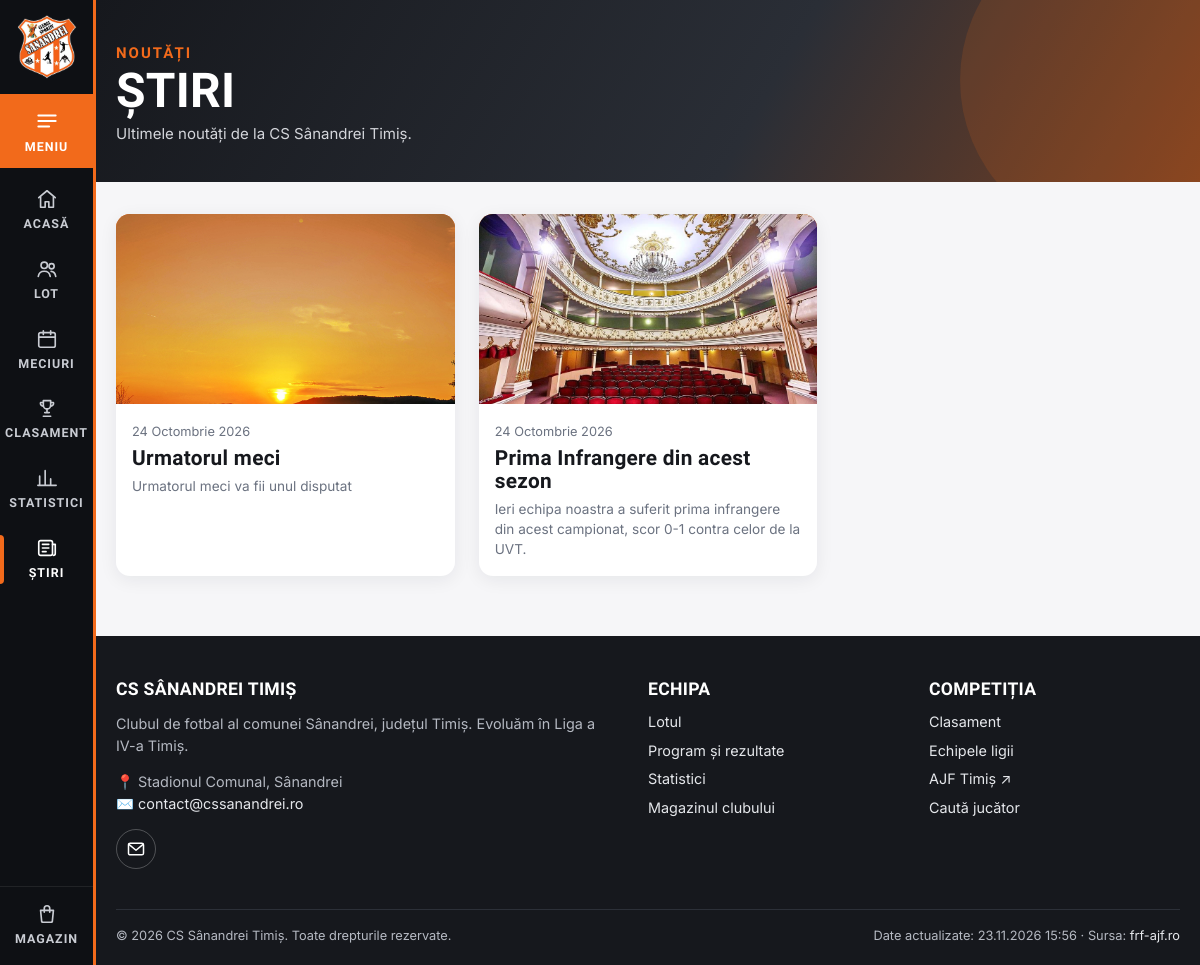
Before: /stiri/ with the older database file.
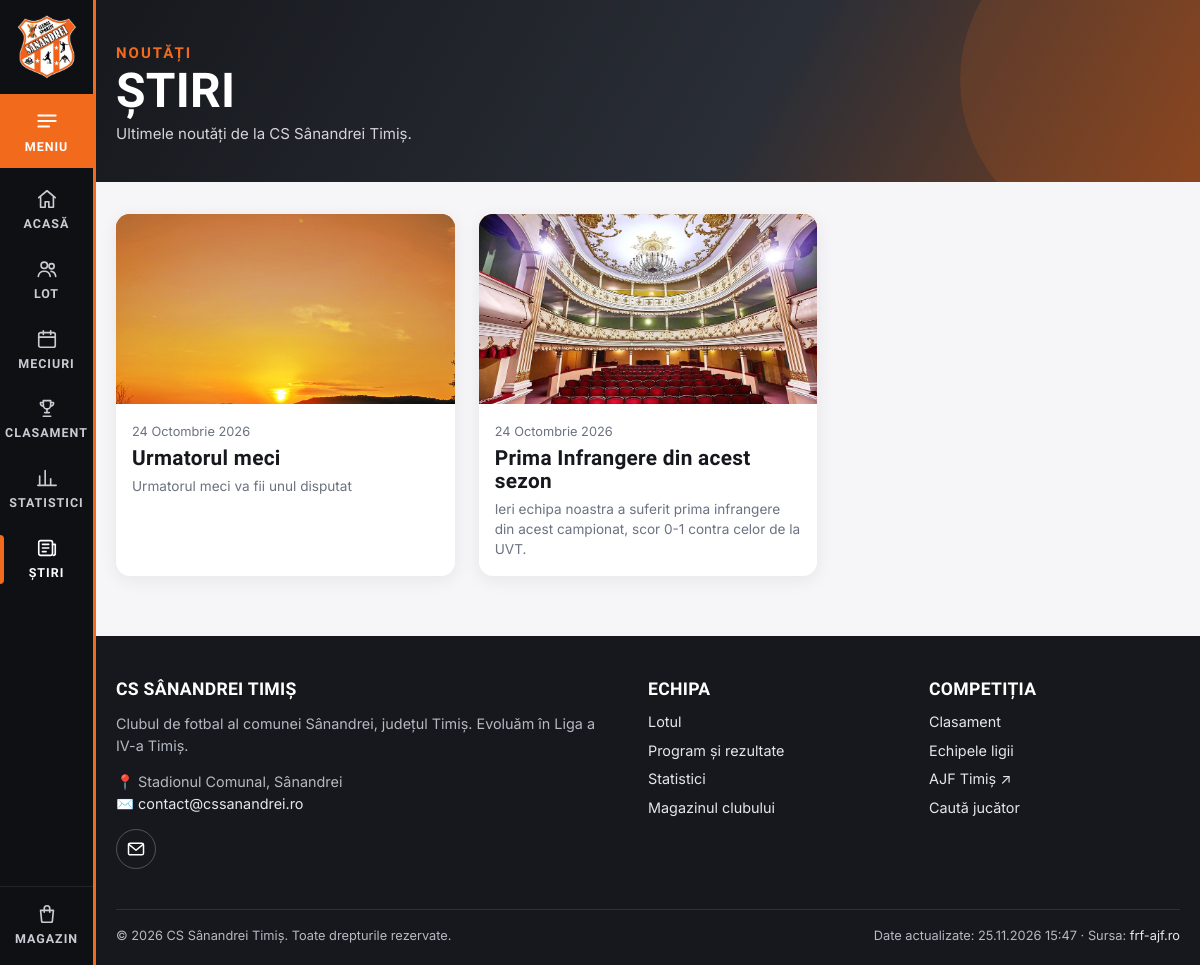
After: the same page with the newer database file.
### core/models.py (models this page shows, shortened)
class News(models.Model):
    title = models.CharField(max_length=200)
    slug = models.SlugField(unique=True)
    summary = models.CharField(max_length=300, blank=True)
    body = models.TextField()
    image = models.ImageField(upload_to="news/", blank=True)
    published_at = models.DateTimeField(default=timezone.now)
    is_published = models.BooleanField(default=True)
    class Meta:
        ordering = ["-published_at"]
        verbose_name_plural = "news"
    def get_absolute_url(self):
        return reverse("news_detail", args=[self.slug])

### teams/models.py (models this page shows, shortened)
class SyncRun(models.Model):
    started_at = models.DateTimeField(auto_now_add=True)
    finished_at = models.DateTimeField(null=True, blank=True)
    ok = models.BooleanField(default=False)
    summary = models.TextField(blank=True)
    class Meta:
        ordering = ["-started_at"]

### core/views.py (the view)
# urls.py: path("stiri/", news_list, name="news_list"),
def news_list(request):
    return render(request, "core/news_list.html", {"news": News.objects.filter(is_published=True)})

### core/content.py (called while the page is built)
def content_dir():
    return Path(settings.CONTENT_DIR)

def read_yaml(path, default=None):
    path = Path(path)
    if not path.exists():
        return default
    data = yaml.safe_load(path.read_text(encoding="utf-8"))
    return default if data is None else data

def site_settings():
    data = read_yaml(content_dir() / "setari.yml", {}) or {}
    return {
        "CLUB_EMAIL": data.get("email") or settings.CLUB_EMAIL,
        "CLUB_PHONE": str(data.get("telefon") or settings.CLUB_PHONE or ""),
        "CLUB_VENUE": data.get("stadion") or settings.CLUB_VENUE,
        "CLUB_FACEBOOK": data.get("facebook") or "",
        "CLUB_INSTAGRAM": data.get("instagram") or "",
        "CLUB_YOUTUBE": data.get("youtube") or "",
        "CLUB_TIKTOK": data.get("tiktok") or "",
        "CLUB_ABOUT": data.get("despre") or "",
        "CLUB_MOTTO": data.get("moto") or DEFAULT_MOTTO,
        "CLUB_MOTTO_TEXT": data.get("moto_text") or DEFAULT_MOTTO_TEXT,
    }

### core/templates/core/news_list.html (shortened to what this page needs)
{% extends "base.html" %}
{% block hero %}<section class="page-hero"><div class="container"><div class="eyebrow">Noutăți</div><h1>Știri</h1><p>Ultimele noutăți de la {{ CLUB_NAME }}.</p></div></section>{% endblock %}
{% block content %}
<div class="grid grid-3">
  {% for item in news %}{% include "core/_news_card.html" %}{% empty %}
  <div class="card empty" style="grid-column:1/-1"><b>Nicio știre publicată încă.</b>Revino curând pentru noutăți.</div>
  {% endfor %}
</div>
{% endblock %}

### templates/base.html (shortened to what this page needs)
{% load static ui %}<!DOCTYPE html>
<html lang="ro">
<head>
  <link rel="stylesheet" href="{% static 'css/style.css' %}">
</head>
<body class="{% block body_class %}{% endblock %}">
  {% with url=request.resolver_match.url_name %}
  <aside class="side-nav" aria-label="Meniu principal">
    <a class="side-logo" href="{% url 'home' %}" title="{{ CLUB_NAME }}"><img src="{% static 'img/logo.jpg' %}" alt="Sigla {{ CLUB_NAME }}"></a>
    <button class="side-menu-btn" type="button" data-menu-open aria-controls="menu-panel" aria-expanded="false">{% icon "menu" 26 %}<span>Meniu</span></button>
    <nav class="side-links">
      <a href="{% url 'home' %}" class="{% if url == 'home' %}active{% endif %}">{% icon "home" %}<span>Acasă</span></a>
      <a href="{% url 'squad_list' %}" class="{% if url == 'squad_list' or url == 'player_detail' %}active{% endif %}">{% icon "users" %}<span>Lot</span></a>
      <a href="{% url 'fixtures' %}" class="{% if url == 'fixtures' or url == 'fixtures_round' or url == 'match_detail' %}active{% endif %}">{% icon "calendar" %}<span>Meciuri</span></a>
      <a href="{% url 'standings' %}" class="{% if url == 'standings' or url == 'standings_view' %}active{% endif %}">{% icon "table" %}<span>Clasament</span></a>
      <a href="{% url 'stats' %}" class="{% if url == 'stats' %}active{% endif %}">{% icon "chart" %}<span>Statistici</span></a>
      <a href="{% url 'news_list' %}" class="{% if url == 'news_list' or url == 'news_detail' %}active{% endif %}">{% icon "news" %}<span>Știri</span></a>
    </nav>
    <a class="side-shop" href="{% url 'shop:product_list' %}" title="Magazin">{% icon "bag" %}<span>Magazin</span></a>
  </aside>
  {% endwith %}
  <main id="main" class="site-main">
    {% block hero %}{% endblock %}
    <div class="container">
      {% block content %}{% endblock %}
    </div>
  </main>
  <footer class="site-footer site-main">
    <div class="container">
      <div class="footer-grid">
        <div>
          <h4>{{ CLUB_NAME }}</h4>
          <p>{{ CLUB_ABOUT|default:"Clubul de fotbal al comunei Sânandrei, județul Timiș." }} Evoluăm în {{ COMPETITION_NAME }}.</p>
          <p>📍 {{ CLUB_VENUE }}<br>✉️ <a href="mailto:{{ CLUB_EMAIL }}">{{ CLUB_EMAIL }}</a>{% if CLUB_PHONE %}<br>📞 <a href="tel:{{ CLUB_PHONE|cut:' ' }}">{{ CLUB_PHONE }}</a>{% endif %}</p>
          {% include "_social.html" with cls="social-row" %}
        </div>
        <div>
          <h4>Echipa</h4>
          <ul>
            <li><a href="{% url 'squad_list' %}">Lotul</a></li>
            <li><a href="{% url 'fixtures' %}">Program și rezultate</a></li>
            <li><a href="{% url 'stats' %}">Statistici</a></li>
            <li><a href="{% url 'shop:product_list' %}">Magazinul clubului</a></li>
          </ul>
        </div>
        <div>
          <h4>Competiția</h4>
          <ul>
            <li><a href="{% url 'standings' %}">Clasament</a></li>
            <li><a href="{% url 'team_list' %}">Echipele ligii</a></li>
            <li><a href="{{ FRF_COMPETITION_URL }}" target="_blank" rel="noopener">AJF Timiș ↗</a></li>
            <li><a href="{% url 'search' %}">Caută jucător</a></li>
          </ul>
        </div>
      </div>
      <div class="footer-bottom">
        <span>© {% now "Y" %} {{ CLUB_NAME }}. Toate drepturile rezervate.</span>
        <span>{% if last_sync %}Date actualizate: {{ last_sync|date:"d.m.Y H:i" }} · {% endif %}Sursa: <a href="{{ FRF_COMPETITION_URL }}" target="_blank" rel="noopener">frf-ajf.ro</a></span>
      </div>
    </div>
  </footer>
</body>
</html>

### core/templates/core/_news_card.html
<a class="news-card" href="{{ item.get_absolute_url }}">
  <div class="news-img">{% if item.image %}<img src="{{ item.image.url }}" alt="" loading="lazy">{% endif %}</div>
  <div class="news-body">
    <time>{{ item.published_at|date:"j F Y" }}</time>
    <h3 style="margin:4px 0 6px">{{ item.title }}</h3>
    {% if item.summary %}<p class="small muted" style="margin:0">{{ item.summary }}</p>{% endif %}
  </div>
</a>

Changed rows visible on the page:
no longer on this page (row unchanged): SyncRun: finished_at "23.11.2026 15:56"
added SyncRun: finished_at "25.11.2026 15:47"
